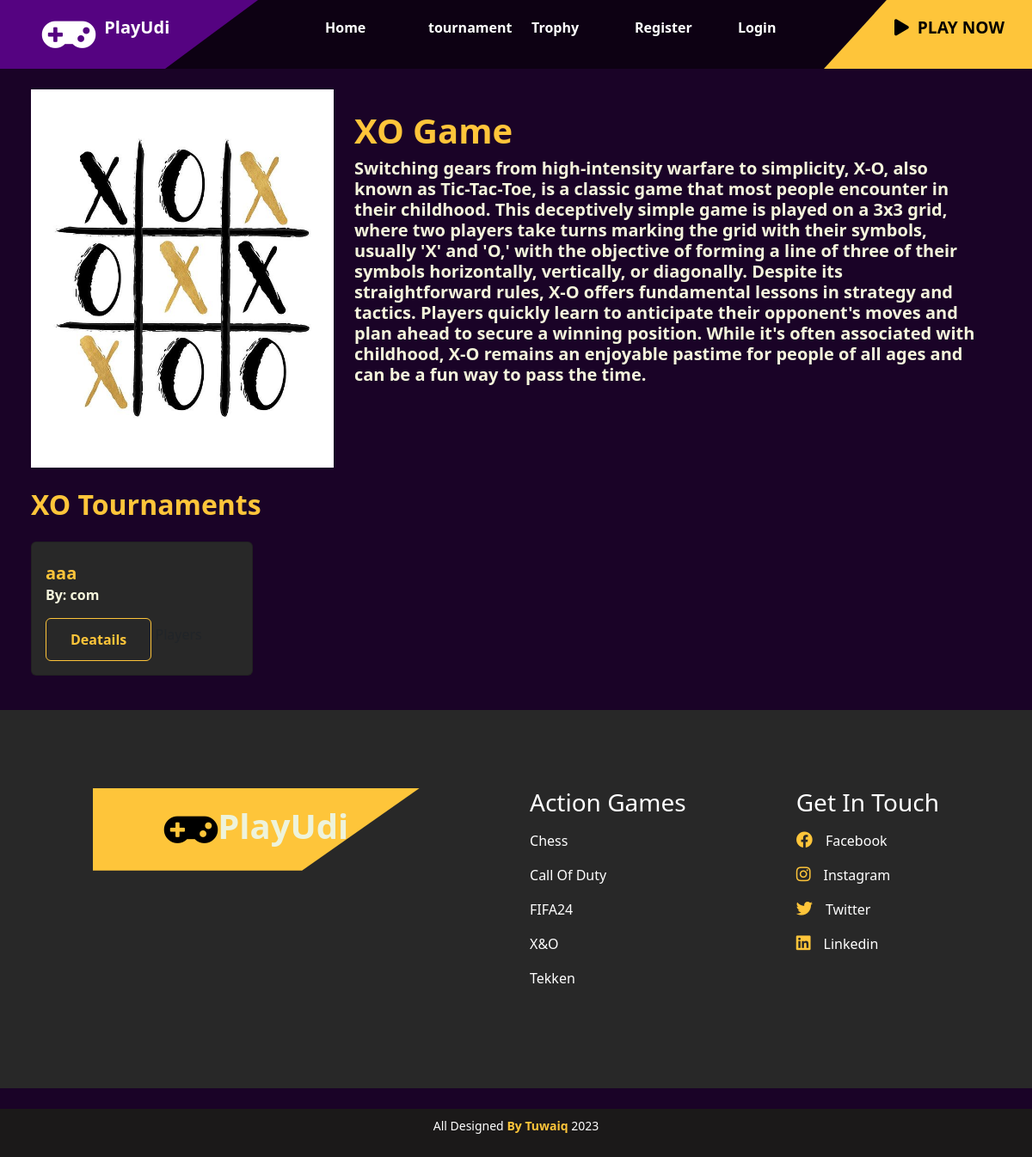
Page /games/xo on the earlier database version.
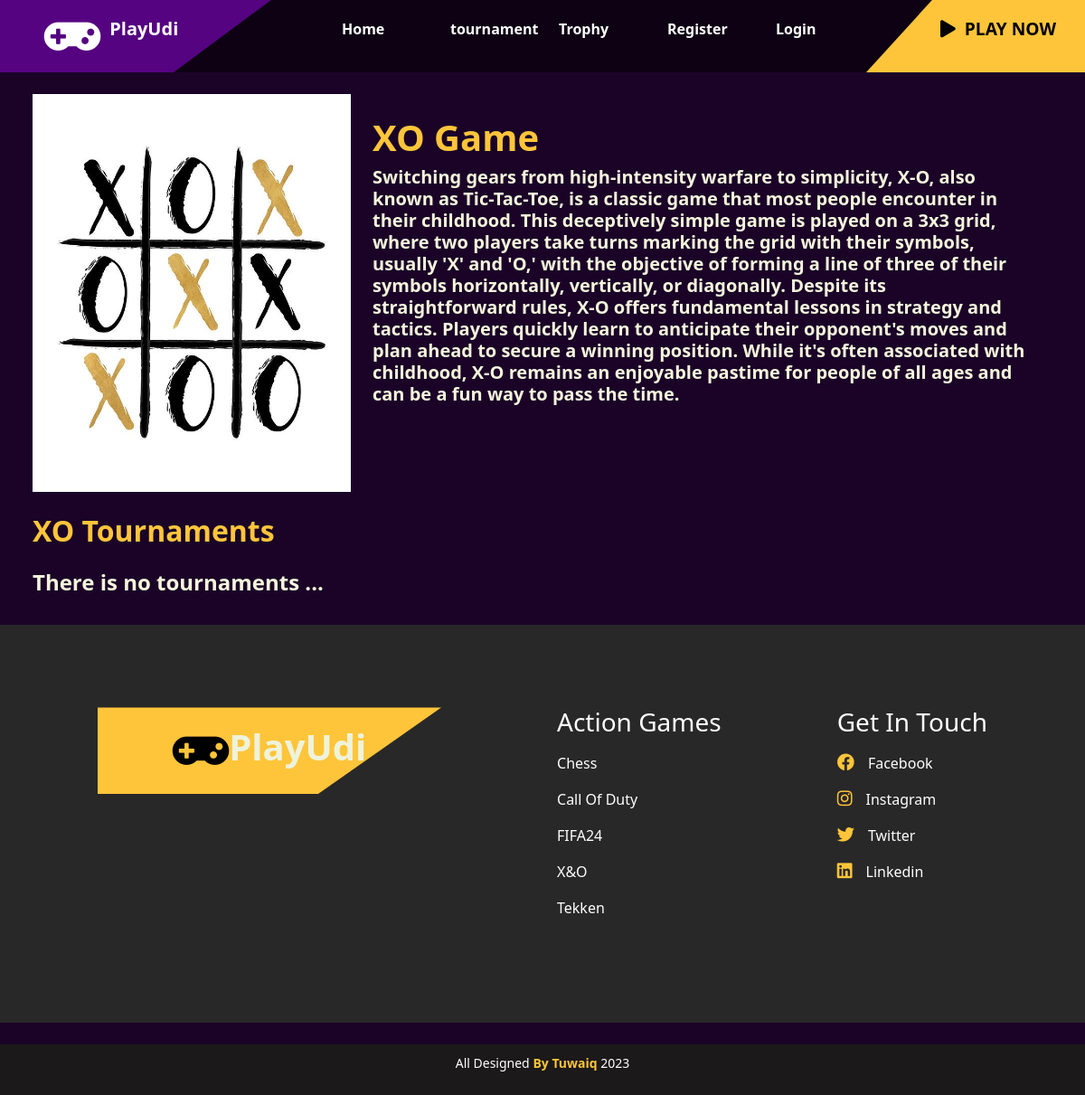
Same page on the later database version.
### tournament/models.py (models this page shows, shortened)
class Tournament(models.Model):
    user_choices = ((4, "4"), (8, "8"),(16,'16'),(32,'32'))
    user_choices_games = ((1, "Chess"), (2, "Takken"),(3,'x&o'),(4,'Call Of Duty'),(5,'FIFA24'))
    user_choices_trophy = ((100, "Bronze"), (200, "Sliver"),(300,'Gold'))
    name = models.CharField(max_length=100)
    description = models.CharField(max_length=2048, default="")
    number_of_players = models.IntegerField(choices=user_choices, default=1)
    game = models.IntegerField(choices=user_choices_games, default=1)
    trophy_for_tournament = models.IntegerField(choices=user_choices_trophy, default=100)
    owner = models.ForeignKey(Profile, on_delete=models.CASCADE, related_name='owned_tournaments')
    winner = models.ForeignKey(Profile, on_delete=models.CASCADE, related_name='won_tournament', null=True, blank=True, default=None)

class Profile(models.Model):
    user_choices = (("1", "user"), ("2", "company"))
    user_ranks = (("nor", "Normal"),("pro", "Professional"), ('master', "Master"))
    user = models.OneToOneField(User, on_delete=models.CASCADE)
    bio=models.TextField(default="Player")
    birth_date = models.DateField(default="2000-10-10")
    avatar = models.ImageField(upload_to="images/", default="images/default.png")
    states = models.CharField(max_length=160,choices=user_choices, default="1")
    points = models.IntegerField(default=0)
    user_rank = models.CharField(max_length=160,choices=user_ranks, default="nor")

### main/views.py (the view)
# urls.py: path("games/xo", views.XO_view, name="XO_view"),
def XO_view(request: HttpRequest):
    XO_tournaments = Tournament.objects.filter(game=2)
    return render(request, 'main/games/xo.html', {"XO_tournaments":XO_tournaments})

### main/templates/main/games/xo.html (shortened to what this page needs)
{% extends 'main/base.html' %} {% block title %} XO {% endblock %}
{% block content %}
<div class="row gap-4 m-4">
<div class="row ">
    <div class="col-4">
        <img class="w-100" src="/static/images/games/xo.png" alt="XO board image">
    </div>
    <div class="col-8 my-4" >
        <h1 style="color:#fec53a">XO Game</h1>
        <h5 style="color:beige">Switching gears from high-intensity warfare to simplicity, X-O, also known as Tic-Tac-Toe, is a classic game that most people encounter in their childhood. This deceptively simple game is played on a 3x3 grid, where two players take turns marking the grid with their symbols, usually 'X' and 'O,' with the objective of forming a line of three of their symbols horizontally, vertically, or diagonally.
Despite its straightforward rules, X-O offers fundamental lessons in strategy and tactics. Players quickly learn to anticipate their opponent's moves and plan ahead to secure a winning position. While it's often associated with childhood, X-O remains an enjoyable pastime for people of all ages and can be a fun way to pass the time.
</h5>
    </div>
</div>
<div class="row gap-3">
    <h2 style="color:#fec53a"> XO Tournaments </h2>
    {% if XO_tournaments %}
  {% for tournament in XO_tournaments %}
  <div class="col-3">
    <div class="card mb-3" style="background: #282828">
      <div class="card-body">
        <h5 class="card-title" style="color:#fec53a">{{ tournament.name }}</h5>
        <h6 class="card-subtitle mb-2" style="color:beige">By: {{ tournament.owner.user.username }}</h6>
        {% if tournamet.winner %}
        <h6>we have winner : {{ tournamet.winner.user.username }}</h6>
        {% else %}
        <a href="{% url 'tournament:show_tournament_details' tournament.id %}" class="btn mt-2" style="color: #fec53a;border: solid 1px#fec53a;">Deatails</a>
        {% endif %}
        <a>Players</a>
      </div>
    </div>
  </div>
  {% endfor %}
    {% else %}
  <h4 style="color:beige">There is no tournaments ...</h4>
  {% endif %}
</div>
</div>
{% endblock %}

Differences in the rows shown:
removed Tournament: name "aaa", owner.user.username "com"
Other differences:
text now shown: "There is no tournaments ..."
